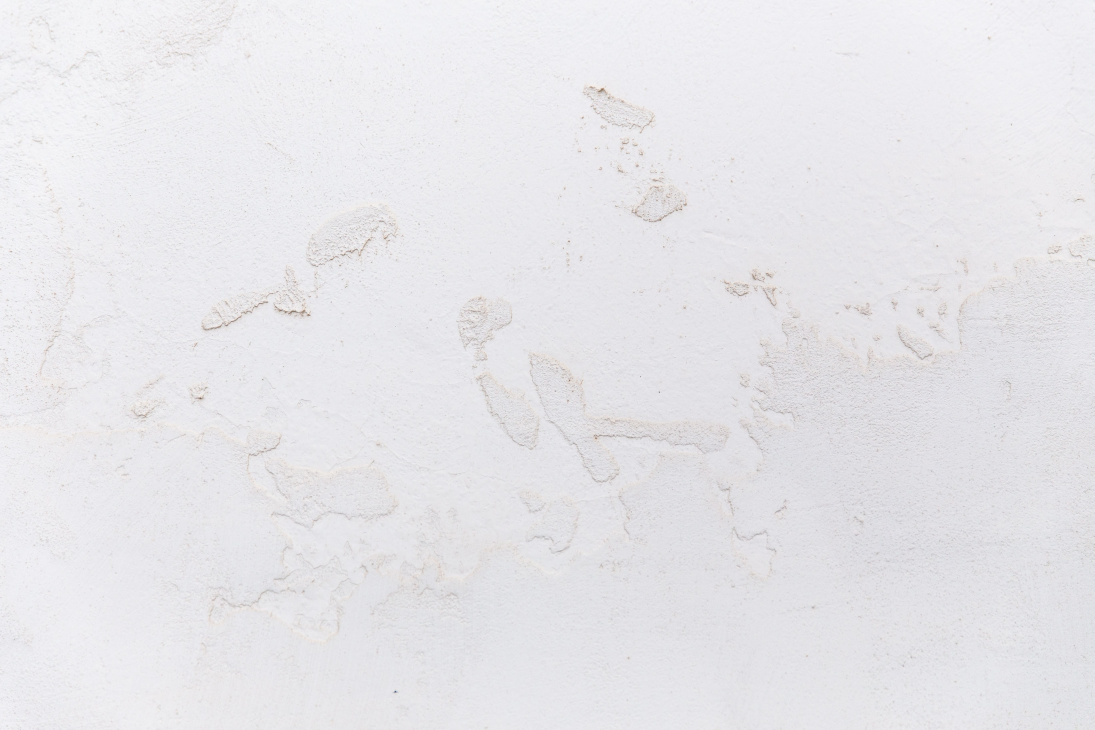
#> input picture ad/reel/photos/3968175.jpg, 5472 x 3648 px (shown at 1/5 size)
$ python compose.py photos/16313240.jpg
#> lines starting #> are read from the running program, lines starting #| are printed output that depends on the picture; pictures that were not available may be replaced by others from this repository, and a replacement may not be noted
"""Composite the Wove logo onto real photos -> build/shot_XX.png (1080x1920).

Each shot crops a photo so the printable surface sits under the locked logo
position, optionally recolours that surface (amber / violet pairs), then
"prints" the logo using the photo's own light and texture so it reads as
ink on the object rather than a sticker on top.

Run layers.mjs first.  python3 compose.py [--sheet]
"""
import sys
from pathlib import Path

import numpy as np
from PIL import Image, ImageFilter

HERE = Path(__file__).parent
PHOTOS, BUILD = HERE / "photos", HERE / "build"
W, H, MX, MY = 1080, 1920, 540, 860  # frame size and locked logo centre

INK = (0x0E, 0x0E, 0x12)
WHITE = (255, 255, 255)
AMBER = (0xE3, 0x9A, 0x62)
VIOLET = (0x98, 0x73, 0xD9)

# photo id, logo centre (fraction of photo w/h), crop width (fraction of photo w)
SHOTS = [
    dict(name="wall-amber", photo=3968175, at=(.50, .50), cw=.33, paint=AMBER, ink=WHITE),
    dict(name="wall-violet", photo=3968175, at=(.50, .50), cw=.33, paint=VIOLET, ink=INK),
    dict(name="tote-black", photo=1214212, at=(.408, .667), cw=.333, ink=WHITE, bright=.88),
    dict(name="tote-white", photo=6787035, at=(.596, .63), cw=.21, ink=INK),
    dict(name="cards-amber", photo=4466176, at=(.50, .372), cw=.69, tint=AMBER, ink=WHITE, bright=.97),
    dict(name="cards-violet", photo=4466176, at=(.50, .372), cw=.69, tint=VIOLET, ink=INK),
    dict(name="tee-black", photo=9558233, at=(.458, .653), cw=.31, ink=WHITE, bright=.90),
    dict(name="tee-white", photo=9558254, at=(.333, .75), cw=.31, ink=INK),
    dict(name="box-amber", photo=12039676, at=(.504, .494), cw=.45, rect=(.198, .2295, .796, .7625), tint=AMBER, ink=WHITE, bright=.97),
    dict(name="box-violet", photo=12039676, at=(.504, .494), cw=.45, rect=(.198, .2295, .796, .7625), tint=VIOLET, ink=INK),
    dict(name="door-black", photo=8031873, at=(.783, .513), cw=.225, ink=WHITE, bright=.88),
    dict(name="door-white", photo=16313240, at=(.319, .39), cw=.30, ink=INK),
    dict(name="icon-white", frame="icon_white"),
    dict(name="icon-black", frame="icon_black"),
]


def lum(a):
    return a[..., 0] * .2126 + a[..., 1] * .7152 + a[..., 2] * .0722


def blur(a, r):
    im = Image.fromarray(np.clip(a * 255, 0, 255).astype(np.uint8))
    return np.asarray(im.filter(ImageFilter.GaussianBlur(r)), dtype=np.float32) / 255


def smoothstep(e0, e1, x):
    t = np.clip((x - e0) / (e1 - e0), 0, 1)
    return t * t * (3 - 2 * t)


def crop(photo, at, cw):
    im = Image.open(PHOTOS / f"{photo}.jpg").convert("RGB")
    pw, ph = im.size
    s = W / (cw * pw)  # output px per photo px
    x0, y0 = at[0] * pw - MX / s, at[1] * ph - MY / s
    x1, y1 = x0 + W / s, y0 + H / s
    xf = (x0, y0, s, pw, ph)
    if x0 < 0 or y0 < 0 or x1 > pw or y1 > ph:
        print(f"  ! crop for {photo} leaves the photo ({x0:.0f},{y0:.0f},{x1:.0f},{y1:.0f} of {pw}x{ph}); mirroring edges")
        pad = int(max(0, -x0, -y0, x1 - pw, y1 - ph)) + 2
        im = Image.fromarray(np.pad(np.asarray(im), ((pad, pad), (pad, pad), (0, 0)), mode="reflect"))
        x0, y0, x1, y1 = x0 + pad, y0 + pad, x1 + pad, y1 + pad
    out = im.resize((W, H), Image.LANCZOS, box=(x0, y0, x1, y1))
    return np.asarray(out, dtype=np.float32) / 255, xf


def card_mask(img):
    """Card stock is cool/neutral, the plywood is warm: split on blue - red."""
    m = smoothstep(-.035, -.005, img[..., 2] - img[..., 0]) * smoothstep(.45, .6, img.min(axis=2))
    return blur(m, 1.5)


def rect_mask(xf, rect):
    """Rectangle given as fractions of the photo, mapped into the crop."""
    x0, y0, s, pw, ph = xf
    l, t, r, b = ((rect[0] * pw - x0) * s, (rect[1] * ph - y0) * s, (rect[2] * pw - x0) * s, (rect[3] * ph - y0) * s)
    yy, xx = np.mgrid[0:H, 0:W]
    m = ((xx >= l) & (xx <= r) & (yy >= t) & (yy <= b)).astype(np.float32)
    return blur(m, 1.2)


def recolour(img, mask, colour):
    c = np.array(colour, np.float32) / 255
    L = lum(img)
    ref = np.percentile(L[mask > .5], 95) if (mask > .5).any() else 1
    shade = np.clip(L / ref, 0, 1.06)[..., None]
    return img * (1 - mask[..., None]) + c * shade * mask[..., None]


def paint(img, alpha, colour, bright=1.0, opacity=.97):
    """Lay ink/paint into the surface: keeps the photo's folds, grain and light."""
    c = np.array(colour, np.float32) / 255
    L = lum(img)
    Lb = blur(L, 28)
    shading = np.clip(L / np.maximum(Lb, 1e-3), .6, 1.35)
    if c.mean() > .5:  # light ink on a dark surface: dark fabric is noisy, keep only soft texture
        soft = np.clip(blur(L, 1.2) / np.maximum(Lb, 1e-3), .8, 1.2)
        ink = c * bright * soft[..., None] ** .35
    else:  # dark ink on a light surface
        ink = c * (.7 + .3 * shading[..., None])
    a = (blur(alpha, .8) * opacity)[..., None]
    return img * (1 - a) + ink * a


def layer(name):
    return np.asarray(Image.open(BUILD / f"{name}.png").convert("RGBA"), dtype=np.float32)[..., 3] / 255


def render(shot):
    if "frame" in shot:
        return np.asarray(Image.open(BUILD / f"{shot['frame']}.png").convert("RGB"), dtype=np.float32) / 255
    img, xf = crop(shot["photo"], shot["at"], shot["cw"])
#> in crop, im is the input picture: PIL image 5472x3648 RGB; mean R, G, B 230.6, 229.6, 233.3
#> in crop, `out = im.resize((W, H), Image.LANCZOS, box=(x0, y0, x1, y1))`:
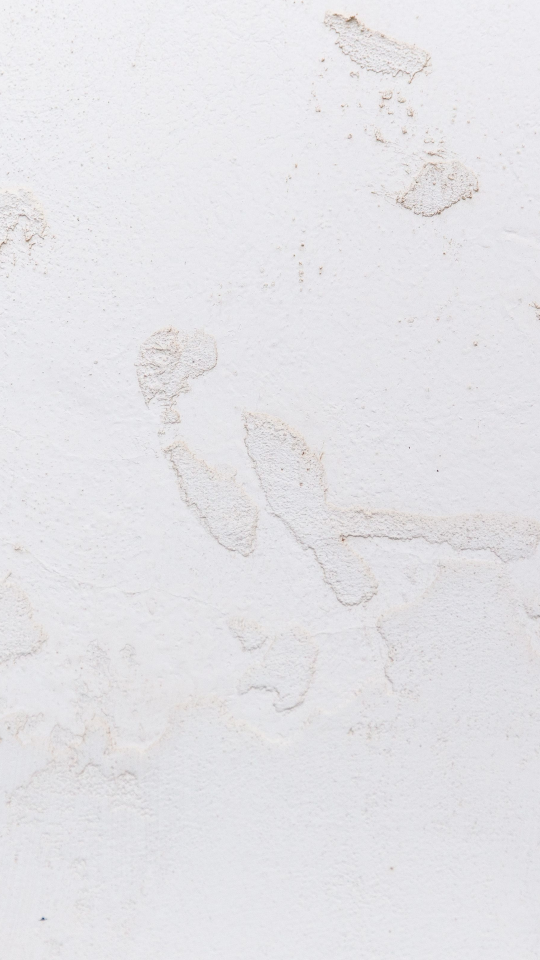
#> out: PIL image 1080x1920 RGB (shown at 1/2 size); mean R, G, B 228.2, 227.2, 231
    if "tint" in shot:
        mask = rect_mask(xf, shot["rect"]) if "rect" in shot else card_mask(img)
        img = recolour(img, mask, shot["tint"])
    if "paint" in shot:
        img = paint(img, layer("wall_giant"), shot["paint"], opacity=.96)
        img = paint(img, layer("wall_type"), INK)
    return paint(img, layer("mark"), shot["ink"], shot.get("bright", 1.0))


def main():
    for i, shot in enumerate(SHOTS):
        print(f"shot {i:02d} {shot['name']}")
        out = np.clip(render(shot) * 255 + .5, 0, 255).astype(np.uint8)
#> in render, `img, xf = crop(shot["photo"], shot["at"], shot["cw"])`: xf = (1833.1, 386.1, 0.598, 5472, 3648)
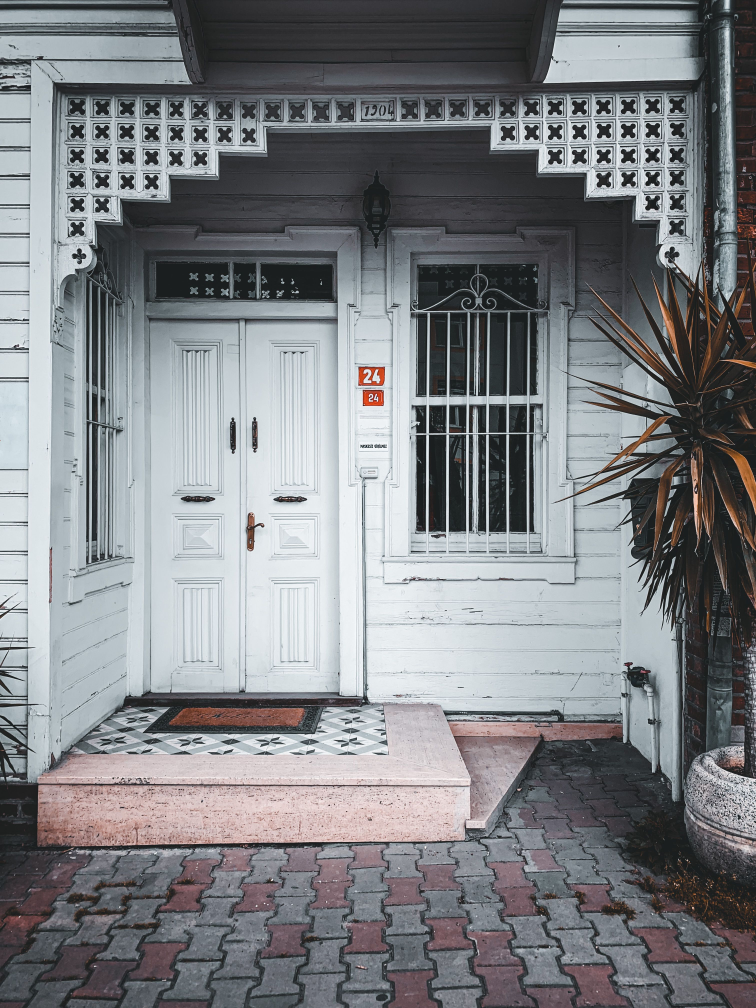
#> input picture ad/reel/photos/16313240.jpg, 3024 x 4032 px, given in place of wall_giant.png, which was not available (shown at 1/4 size)
#> in layer, `return np.asarray(Image.open(BUILD / f"{name}.png").convert("RGBA"), d..`: returned value: shape (4032, 3024) float32; every value is 1
#> in paint, `c = np.array(colour, np.float32) / 255`: c = [0.89, 0.604, 0.384]
#> in paint, `shading = np.clip(L / np.maximum(Lb, 1e-3), .6, 1.35)`:
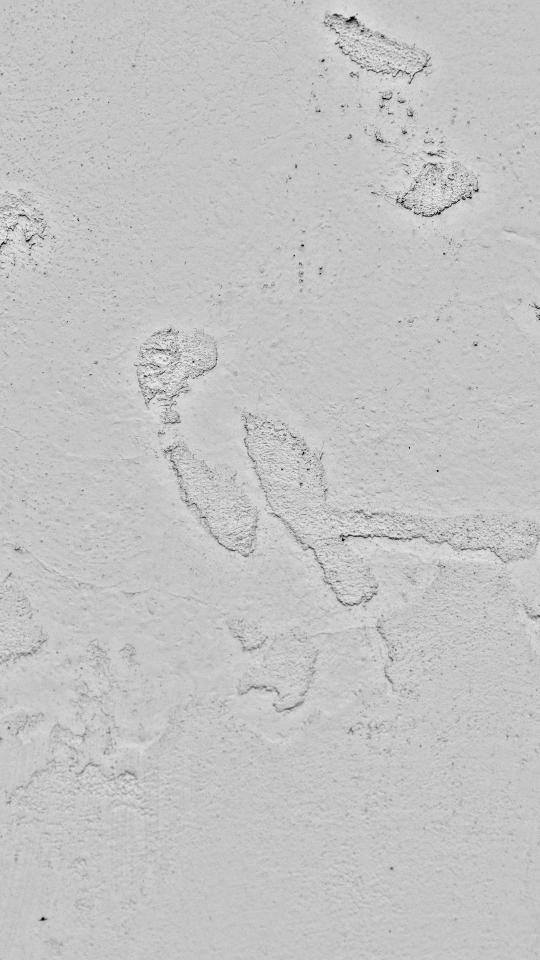
#> shading: shape (1920, 1080) float32 (shown at 1/2 size); min 0.6, max 1.12, mean 1; drawn with min black and max white
#> in paint, `soft = np.clip(blur(L, 1.2) / np.maximum(Lb, 1e-3), .8, 1.2)`:
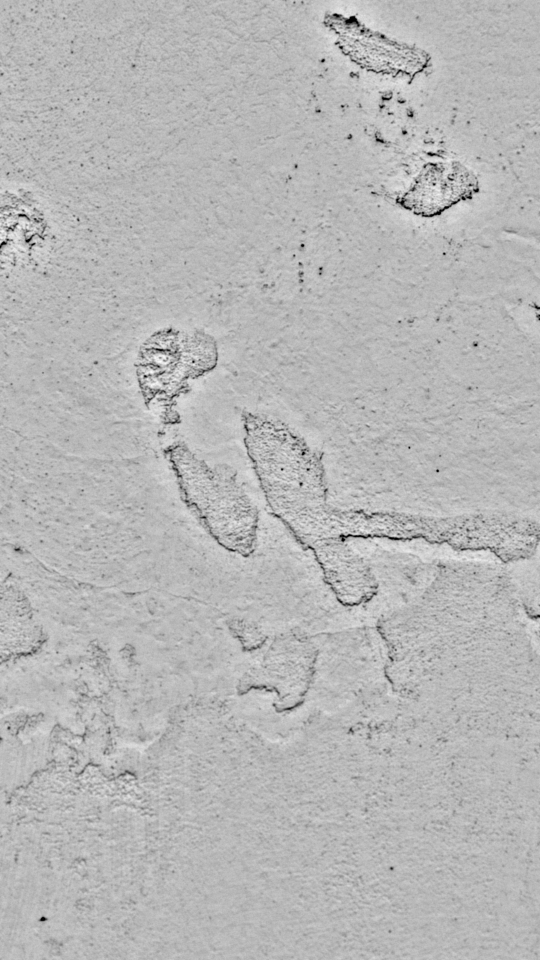
#> soft: shape (1920, 1080) float32 (shown at 1/2 size); min 0.8, max 1.08, mean 1; drawn with min black and max white
#> in paint, `ink = c * bright * soft[..., None] ** .35`:
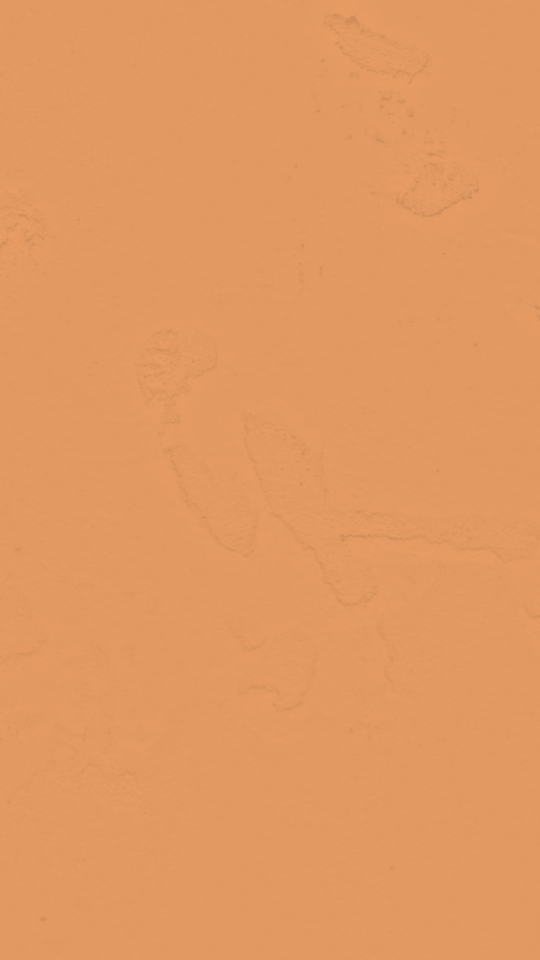
#> ink: shape (1920, 1080, 3) float32 (shown at 1/2 size); mean of channels 0, 1, 2 0.879, 0.614, 0.379; drawn as R, G, B
#> in blur (call 3), `im = Image.fromarray(np.clip(a * 255, 0, 255).astype(np.uint8))`: im: PIL image 3024x4032 L; every value is 255
#> in paint, `a = (blur(alpha, .8) * opacity)[..., None]`: a: shape (4032, 3024, 1) float32; every value is 0.96
        Image.fromarray(out).save(BUILD / f"shot_{i:02d}.png")
    if "--sheet" in sys.argv:
        thumbs = [Image.open(BUILD / f"shot_{i:02d}.png").resize((216, 384)) for i in range(len(SHOTS))]
        sheet = Image.new("RGB", (216 * 7, 384 * 2))
        for i, t in enumerate(thumbs):
            sheet.paste(t, ((i % 7) * 216, (i // 7) * 384))
        sheet.save(BUILD / "sheet.png")


if __name__ == "__main__":
#> (the run stopped early here; a loop or call above may not have finished)
